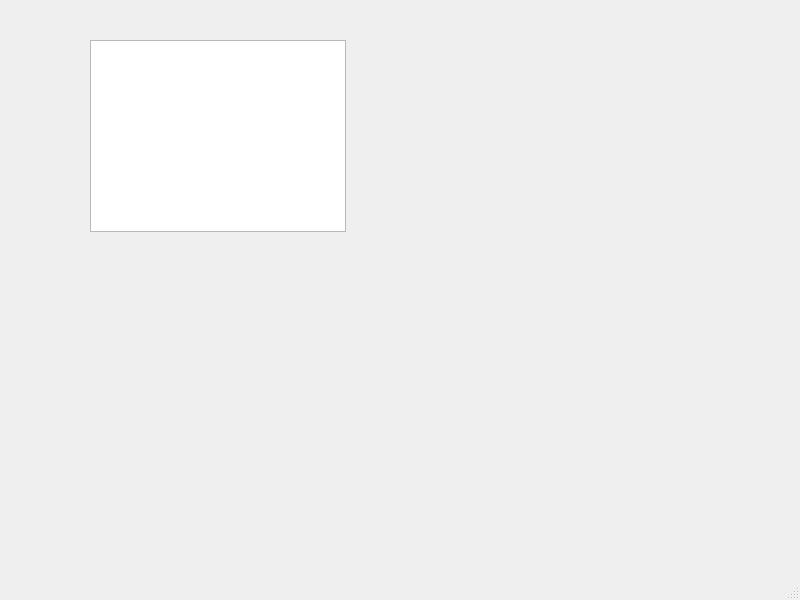
<?xml version="1.0" encoding="UTF-8"?>
<ui version="4.0">
 <class>MainWindow</class>
 <widget class="QMainWindow" name="MainWindow">
  <property name="geometry">
   <rect>
    <x>0</x>
    <y>0</y>
    <width>800</width>
    <height>600</height>
   </rect>
  </property>
  <property name="windowTitle">
   <string>MainWindow</string>
  </property>
  <widget class="QWidget" name="centralwidget">
   <widget class="QGraphicsView" name="graphicsView">
    <property name="geometry">
     <rect>
      <x>90</x>
      <y>40</y>
      <width>256</width>
      <height>192</height>
     </rect>
    </property>
   </widget>
  </widget>
  <widget class="QMenuBar" name="menubar">
   <property name="geometry">
    <rect>
     <x>0</x>
     <y>0</y>
     <width>800</width>
     <height>21</height>
    </rect>
   </property>
  </widget>
  <widget class="QStatusBar" name="statusbar"/>
 </widget>
 <resources/>
 <connections/>
</ui>
